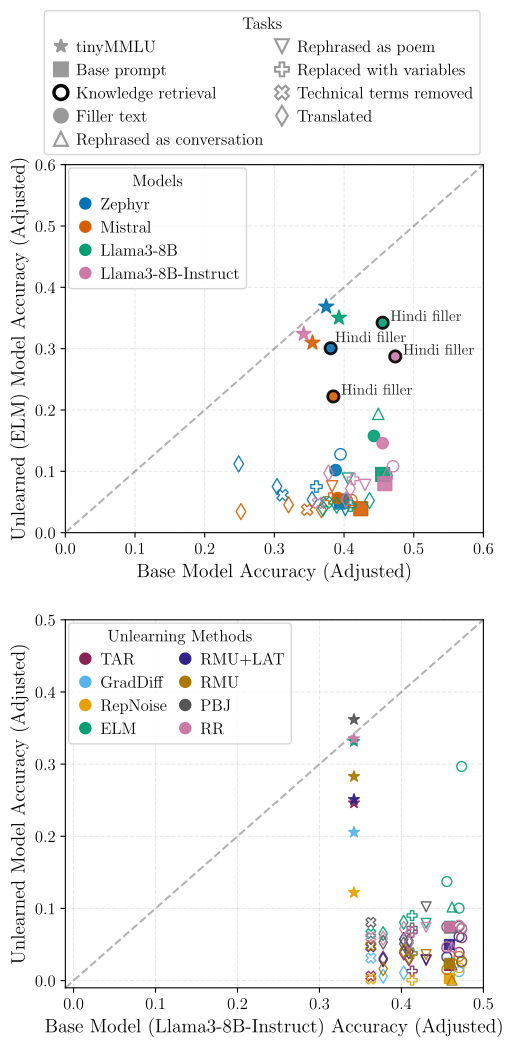

Reproduce this figure in Python.
import matplotlib.pyplot as plt
import numpy as np
import pandas as pd
from matplotlib.lines import Line2D

# Adjusted font sizes for better readability
plt.rcParams.update({
    "text.usetex": True,
    "font.family": "serif",
    "font.serif": ["Computer Modern Roman"],
    "font.size": 12,
    "axes.titlesize": 14,
    "axes.labelsize": 14,
    "xtick.labelsize": 12,
    "ytick.labelsize": 12,
    "legend.fontsize": 12
})

# Read CSV from external file
df = pd.read_csv('models.csv')

# Adjust accuracy
df['adjusted_accuracy'] = df['accuracy'] - 0.25
df['adjusted_accuracy'] = df['adjusted_accuracy'].clip(lower=0)

# Define model families
model_families = [
    {'name': 'Zephyr', 'base': 'Zephyr_7B_Beta', 'elm': 'Zephyr-7B-ELM', 'color': '#0072B2'},
    {'name': 'Mistral', 'base': 'Mistral-7B-v0.1', 'elm': 'Mistral-7B-ELM', 'color': '#D55E00'},
    {'name': 'Llama3-8B', 'base': 'Llama3-8B', 'elm': 'Llama3-8B-ELM', 'color': '#009E73'},
    {'name': 'Llama3-8B-Instruct', 'base': 'Llama3-8B-Instruct', 'elm': 'Llama3-8B-Instruct-ELM', 'color': '#CC79A7'},
]

task_styles = {
    'wmdp_bio': {'marker': 's', 'label': 'Base prompt', 'size': 300, 'highlight': False},
    'tinyMMLU': {'marker': '*', 'label': 'tinyMMLU', 'size': 375, 'highlight': False},
    'wmdp_bio_rephrased_english_filler': {'marker': 'o', 'label': 'Filler text', 'size': 200, 'highlight': False},
    'wmdp_bio_rephrased_hindi_filler': {'marker': 'o', 'label': 'Filler text', 'size': 200, 'highlight': True},
    'wmdp_bio_rephrased_latin_filler': {'marker': 'o', 'label': 'Filler text', 'size': 200, 'highlight': False},
    'wmdp_bio_rephrased_conversation': {'marker': '^', 'label': 'Rephrased as conversation', 'size': 200, 'highlight': False},
    'wmdp_bio_rephrased_poem': {'marker': 'v', 'label': 'Rephrased as poem', 'size': 200, 'highlight': False},
    'wmdp_bio_rephrased_replace_with_variables': {'marker': 'P', 'label': 'Replaced with variables', 'size': 200, 'highlight': False},
    'wmdp_bio_rephrased_technical_terms_removed_1': {'marker': 'X', 'label': 'Technical terms removed', 'size': 200, 'highlight': False},
    'wmdp_bio_rephrased_translated_farsi': {'marker': 'd', 'label': 'Translated', 'size': 200, 'highlight': False},
    'wmdp_bio_rephrased_translated_german': {'marker': 'd', 'label': 'Translated', 'size': 200, 'highlight': False},
    'wmdp_bio_rephrased_translated_korean': {'marker': 'd', 'label': 'Translated', 'size': 200, 'highlight': False},
}
for style in task_styles.values():
    style['size'] = style['size'] / 3

# Define filled tasks
filled_tasks = {
    'wmdp_bio',
    'tinyMMLU',
    'wmdp_bio_rephrased_english_filler',
    'wmdp_bio_rephrased_hindi_filler'
}

# Create figure with additional space at the top for the task legend
# fig = plt.figure(figsize=(15, 15))
fig = plt.figure(figsize=(5.4, 12))

# # Add the main plot with enough space at the top for the legend
# # This uses a percentage of the figure - bottom 80%, leaving 20% at top for legend
# main_ax = plt.axes([0.1, 0.1, 0.8, 0.8])

gs = fig.add_gridspec(4, 1, height_ratios=[1, 4, .8, 4])
task_legend_ax = fig.add_subplot(gs[0])
main_ax = fig.add_subplot(gs[1])
model_legend_ax = fig.add_subplot(gs[1])

ax2 = fig.add_subplot(gs[2])
ax2.axis("off")  # This is just for spacing

# Hide the legend axes frames
task_legend_ax.axis('off')
model_legend_ax.axis('off')
plt.subplots_adjust(hspace=0.03)  # tighten vertical spacing

# Diagonal reference line
main_ax.plot([0, 1], [0, 1], 'k--', alpha=0.3)

# Plot points
for family in model_families:
    base_data = df[df['model'] == family['base']]
    elm_data = df[df['model'] == family['elm']]
    merged = pd.merge(base_data, elm_data, on='task', suffixes=('_base', '_elm'))

    for _, row in merged.iterrows():
        task = row['task']
        if task not in task_styles:
            continue

        style = task_styles[task]
        is_filled = task in filled_tasks
        is_highlight = style.get('highlight', False)

        facecolor = family['color'] if is_filled else 'none'
        edgecolor = 'black' if is_highlight else family['color']
        linewidth = 2 if is_highlight else 1

        main_ax.scatter(
            row['adjusted_accuracy_base'],
            row['adjusted_accuracy_elm'],
            facecolor=facecolor,
            edgecolor=edgecolor,
            marker=style['marker'],
            s=style.get('size', 100),
            linewidth=linewidth,
            alpha=0.9,
            zorder=5 if is_highlight else 4
        )

        if task == 'wmdp_bio_rephrased_hindi_filler':
            if family['name'] == 'Zephyr':
                main_ax.text(
                row['adjusted_accuracy_base'] + 0.006,
                row['adjusted_accuracy_elm'] + 0.01,
                'Hindi filler',
                fontsize=11,
                alpha=0.85
            )
            else:
                main_ax.text(
                    row['adjusted_accuracy_base'] + 0.011,
                    row['adjusted_accuracy_elm'] + 0.003,
                    'Hindi filler',
                    fontsize=11,
                    alpha=0.85
                )

# Axis labels
main_ax.set_xlabel(r'Base Model Accuracy (Adjusted)')
main_ax.set_ylabel(r'Unlearned (ELM) Model Accuracy (Adjusted)')
main_ax.set_xlim(0, 0.6)
main_ax.set_ylim(0, 0.6)

# Grid
main_ax.grid(True, linestyle='--', alpha=0.3)

# Model family legend - Keep in original position
model_legend = [
    Line2D([0], [0], marker='o', color=family['color'], label=family['name'],
           linestyle='', markersize=8) for family in model_families
]

# Task legend (preserve order and uniqueness)
ordered_tasks = [
    'tinyMMLU',
    'wmdp_bio',
    'wmdp_bio_rephrased_english_filler',
    'wmdp_bio_rephrased_hindi_filler',
    'wmdp_bio_rephrased_latin_filler'
]
seen_labels = set()
task_legend = []

# Helper to add a legend entry from a task key
def add_task_legend_entry(task_key, label_override=None):
    style = task_styles[task_key]
    label = label_override if label_override else style['label']
    if label in seen_labels:
        return
    seen_labels.add(label)
    is_highlight = style.get('highlight', False)
    facecolor = 'white' if is_highlight else '#999999'
    edgecolor = 'black' if is_highlight else '#999999'
    linewidth = 2.5 if is_highlight else 1.5

    task_legend.append(
        Line2D(
            [0], [0],
            marker=style['marker'],
            markerfacecolor=facecolor if not is_highlight else 'white',
            markeredgecolor=edgecolor,
            markeredgewidth=linewidth,
            linestyle='',
            markersize=10,
            label=label
        )
    )

# Add legend items in the requested order
add_task_legend_entry('tinyMMLU')  # MMLU
add_task_legend_entry('wmdp_bio')  # Base prompt
add_task_legend_entry('wmdp_bio_rephrased_hindi_filler', label_override='Knowledge retrieval')  # Highlighted
add_task_legend_entry('wmdp_bio_rephrased_english_filler')  # Filler text

# Add remaining task types not already seen
for task_key, style in task_styles.items():
    label = 'Knowledge retrieval' if task_key == 'wmdp_bio_rephrased_hindi_filler' else style['label']
    if label not in seen_labels:
        task_legend.append(
            Line2D(
                [0], [0],
                marker=style['marker'],
                markerfacecolor='none',
                markeredgecolor='#999999',
                markeredgewidth=1.5,
                linestyle='',
                markersize=10,
                label=label
            )
        )
        seen_labels.add(label)

legend1 = model_legend_ax.legend(
    handles=model_legend, 
    title='Models', 
    loc='upper left',
    # bbox_to_anchor=(0.0, 1),  
    columnspacing=0.5,
    handletextpad=0.3,
    handlelength=1.2,
    borderaxespad=0.2,
)

legend2 = task_legend_ax.legend(
    handles=task_legend,
    title='Tasks',
    loc='lower right',
    ncol=2,
    frameon=True,
    columnspacing=0.5,      # Reduce column gap
    handletextpad=0.3,      # Reduce gap between marker and label
    handlelength=1.2,       # Shorter marker length
    borderaxespad=0.2 
)

# # Save figure
# plt.savefig('model_performance_comparison.pdf', bbox_inches='tight', dpi=300)
# plt.show()

# print('Saved as: model_performance_comparison.pdf')

# Read CSV from file
df = pd.read_csv('unlearning_method_comparison.csv')

# Define method name mapping
method_name_map = {
    'tar': 'TAR',
    'graddiff': 'GradDiff',
    'repnoise': 'RepNoise',
    'elm': 'ELM',
    'rmu-lat': 'RMU+LAT',
    'rmu': 'RMU',
    'pbj': 'PBJ',
    'rr': 'RR'
}

# Extract base model data
base_model_data = df[df['model'] == 'Llama3-8B-Instruct']

# Process unlearning models data
unlearning_models = []
for method_key, method_name in method_name_map.items():
    model_name = f"LLM-GAT__llama-3-8b-instruct-{method_key}-checkpoint-8"
    if model_name in df['model'].values:
        unlearning_models.append({
            'name': method_name,
            'model': model_name,
            'color': None  # Will be assigned later
        })

# Wong's colorblind-friendly palette
colors = [
    '#882255',  # Burgundy
    '#56B4E9',  # Sky Blue
    '#E69F00',  # Orange
    '#009E73',  # Teal
    '#332288',  # Indigo
    '#AA7700',  # Dark Gold
    '#555555',  # Dark Gray
    '#CC79A7',  # Violet
]

# Assign colors to models
for i, model in enumerate(unlearning_models):
    model['color'] = colors[i % len(colors)]

# Define task styles
task_styles = {
    'wmdp_bio': {'marker': 's', 'label': 'Base prompt', 'size': 150, 'highlight': False},
    'tinyMMLU': {'marker': '*', 'label': 'tinyMMLU', 'size': 200, 'highlight': False},
    'wmdp_bio_rephrased_english_filler': {'marker': 'o', 'label': 'Filler text', 'size': 150, 'highlight': False},
    'wmdp_bio_rephrased_hindi_filler': {'marker': 'o', 'label': 'Filler text', 'size': 150, 'highlight': False},
    'wmdp_bio_rephrased_latin_filler': {'marker': 'o', 'label': 'Filler text', 'size': 150, 'highlight': False},
    'wmdp_bio_rephrased_conversation': {'marker': '^', 'label': 'Rephrased as conversation', 'size': 150, 'highlight': False},
    'wmdp_bio_rephrased_poem': {'marker': 'v', 'label': 'Rephrased as poem', 'size': 150, 'highlight': False},
    'wmdp_bio_rephrased_replace_with_variables': {'marker': 'P', 'label': 'Replaced with variables', 'size': 150, 'highlight': False},
    'wmdp_bio_rephrased_technical_terms_removed_1': {'marker': 'X', 'label': 'Technical terms removed', 'size': 150, 'highlight': False},
    'wmdp_bio_rephrased_translated_farsi': {'marker': 'd', 'label': 'Translated', 'size': 150, 'highlight': False},
    'wmdp_bio_rephrased_translated_german': {'marker': 'd', 'label': 'Translated', 'size': 150, 'highlight': False},
    'wmdp_bio_rephrased_translated_korean': {'marker': 'd', 'label': 'Translated', 'size': 150, 'highlight': False},
}
for style in task_styles.values():
    style['size'] = style['size'] / 3

# Define filled tasks
filled_tasks = {
    'wmdp_bio',
    'tinyMMLU',
}

# Create figure with space for stacked legends and plot
# fig = plt.figure(figsize=(5.4, 6))
# fig = plt.figure(figsize=(5.4, 5.4))

# Create a gridspec layout with space for legends above
# gs = fig.add_gridspec(3, 1, height_ratios=[1, 1, 6])
# task_legend_ax = fig.add_subplot(gs[0])
# method_legend_ax = fig.add_subplot(gs[1])
# ax = fig.add_subplot(gs[2])
# gs = fig.add_gridspec(2, 1, height_ratios=[1, 4])
# task_legend_ax = fig.add_subplot(gs[0])
ax = fig.add_subplot(gs[3])
method_legend_ax = fig.add_subplot(gs[3])

# Hide the legend axes frames
# task_legend_ax.axis('off')
method_legend_ax.axis('off')
plt.subplots_adjust(hspace=0.03)  # tighten vertical spacing

adjustment_factor = 0.25

# Plot points
for model in unlearning_models:
    model_data = df[df['model'] == model['model']]
    
    for _, model_row in model_data.iterrows():
        task = model_row['task']
        if task not in task_styles:
            continue
            
        # Find corresponding base model accuracy for this task
        base_row = base_model_data[base_model_data['task'] == task]
        if len(base_row) == 0:
            continue
            
        base_accuracy = base_row['accuracy'].values[0] - adjustment_factor
        model_accuracy = model_row['accuracy'] - adjustment_factor
        
        # Skip if adjusted accuracy is negative
        if base_accuracy <= 0 or model_accuracy <= 0:
            continue
            
        style = task_styles[task]
        is_filled = task in filled_tasks
        is_highlight = style.get('highlight', False)
        
        facecolor = model['color'] if is_filled else 'none'
        edgecolor = 'black' if is_highlight else model['color']
        linewidth = 1
        
        # Add scatter point
        ax.scatter(
            base_accuracy,
            model_accuracy,
            facecolor=facecolor,
            edgecolor=edgecolor,
            marker=style['marker'],
            s=style['size'],
            linewidth=linewidth,
            alpha=0.9,
            zorder=5 if is_highlight else 4
        )

# Add diagonal reference line
ax.plot([-.01, 1], [-.01, 1], 'k--', alpha=0.3)

# Set labels and title
ax.set_xlabel('Base Model (Llama3-8B-Instruct) Accuracy (Adjusted)')
ax.set_ylabel('Unlearned Model Accuracy (Adjusted)')

# Set axis limits to 0.75 for both axes
ax.set_xlim(-.01, 0.5)
ax.set_ylim(-.01, 0.5)

# Add grid
ax.grid(True, linestyle='--', alpha=0.3)

# Create model legend
model_legend_handles = [
    Line2D([0], [0], marker='o', color=model['color'], label=model['name'],
           linestyle='', markersize=8) for model in unlearning_models
]

# # Create task legend with priority for tinyMMLU
# task_legend_handles = []

# # First add tinyMMLU to legend
# tinyMMLU_style = task_styles['tinyMMLU']
# task_legend_handles.append(
#     Line2D(
#         [0], [0],
#         marker=tinyMMLU_style['marker'],
#         markerfacecolor='#999999' if 'tinyMMLU' in filled_tasks else 'none',
#         markeredgecolor='black' if tinyMMLU_style.get('highlight', False) else '#999999',
#         markeredgewidth=1.5,
#         linestyle='',
#         markersize=10,
#         label=tinyMMLU_style['label']
#     )
# )

# # Add all other task styles to legend
# seen_labels = {tinyMMLU_style['label']}  # Initialize with tinyMMLU already added
# for key, style in task_styles.items():
#     if key == 'tinyMMLU':  # Skip tinyMMLU as it's already added
#         continue
        
#     label = style['label']
#     if label not in seen_labels:
#         seen_labels.add(label)
#         is_highlight = style.get('highlight', False)
        
#         # Use proper styling for legend items
#         facecolor = 'none'  # Most markers are not filled
#         if key in filled_tasks:
#             facecolor = '#999999'  # Use gray for filled markers in legend
        
#         edgecolor = 'black' if is_highlight else '#999999'
#         linewidth = 1.5
        
#         task_legend_handles.append(
#             Line2D(
#                 [0], [0],
#                 marker=style['marker'],
#                 markerfacecolor=facecolor,
#                 markeredgecolor=edgecolor,
#                 markeredgewidth=linewidth,
#                 linestyle='',
#                 markersize=10,
#                 label=label
#             )
#         )

# # Add legends with Tasks on top and Unlearning Methods below
# task_legend = task_legend_ax.legend(
#     handles=task_legend_handles,
#     title='Tasks',
#     loc='lower right',
#     ncol=2,
#     frameon=True,
#     columnspacing=0.5,      # Reduce column gap
#     handletextpad=0.3,      # Reduce gap between marker and label
#     handlelength=1.2,       # Shorter marker length
#     borderaxespad=0.2       # Reduce padding to axes
# )

method_legend = method_legend_ax.legend(
    handles=model_legend_handles,
    title='Unlearning Methods',
    loc='upper left',
    ncol=2,
    frameon=True,
    columnspacing=0.5,
    handletextpad=0.3,
    handlelength=1.2,
    borderaxespad=0.2,
    # bbox_to_anchor=(-.1, 0),  # x = 0 (left), y > 1 = above plot
)


# Save figure as PDF
# plt.tight_layout()
plt.savefig('combined.pdf', bbox_inches='tight', dpi=300)
plt.close()

print('Visualization saved as: combined.pdf')
